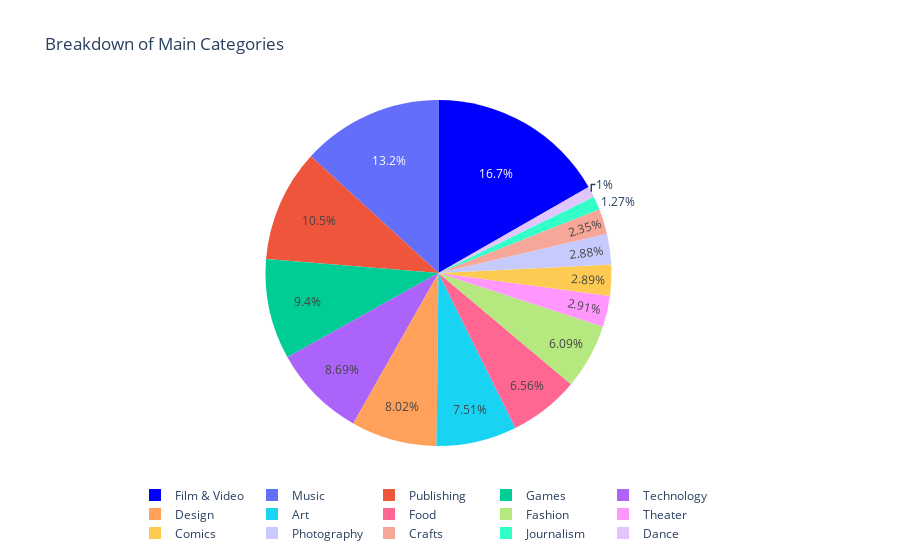

Source (notebook cell):
### Code cell
pie_bake('main_category',"Breakdown of Main Categories")

### Figure 1 — Plotly figure (JSON) as saved in the notebook; plotly's stock layout.template omitted (floating-point values rounded to 4 significant figures)
{"data": [{"labels": ["Film & Video", "Music", "Publishing", "Games", "Technology", "Design", "Art", "Food", "Fashion", "Theater", "Comics", "Photography", "Crafts", "Journalism", "Dance"], "marker": {"colors": ["blue"]}, "type": "pie", "values": [16.73, 13.21, 10.5, 9.4, 8.69, 8.02, 7.51, 6.56, 6.09, 2.91, 2.89, 2.88, 2.35, 1.27, 1]}], "layout": {"legend": {"orientation": "h"}, "title": {"text": "Breakdown of Main Categories"}}}
